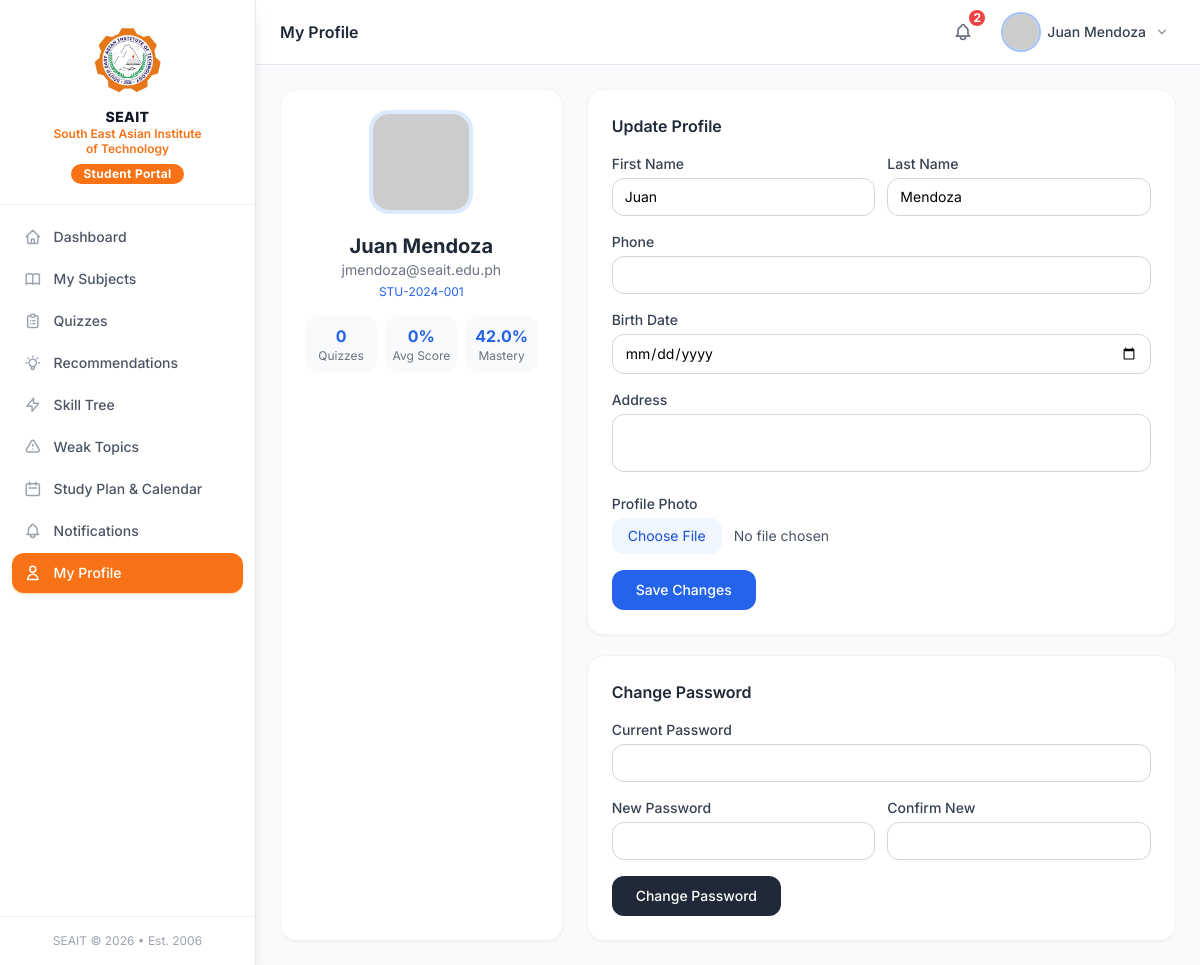
The app's page /modules/student/profile.php (signed in) with its own data.
### tables this page shows
CREATE TABLE students (
    id              INT UNSIGNED AUTO_INCREMENT PRIMARY KEY,
    user_id         INT UNSIGNED NOT NULL UNIQUE,
    department_id   INT UNSIGNED DEFAULT NULL,
    student_id      VARCHAR(30)  DEFAULT NULL UNIQUE,
    year_level      TINYINT UNSIGNED DEFAULT 1,
    section         VARCHAR(20)  DEFAULT NULL,
    birth_date      DATE         DEFAULT NULL,
    phone           VARCHAR(20)  DEFAULT NULL,
    address         TEXT         DEFAULT NULL,
    created_at      DATETIME     NOT NULL DEFAULT CURRENT_TIMESTAMP,
    updated_at      DATETIME     NOT NULL DEFAULT CURRENT_TIMESTAMP ON UPDATE CURRENT_TIMESTAMP,
    FOREIGN KEY (user_id)       REFERENCES users(id)       ON DELETE CASCADE,
    FOREIGN KEY (department_id) REFERENCES departments(id) ON DELETE SET NULL,
    INDEX idx_department (department_id),
    INDEX idx_year_level (year_level)
);

CREATE TABLE users (
    id          INT UNSIGNED AUTO_INCREMENT PRIMARY KEY,
    username    VARCHAR(50)  NOT NULL UNIQUE,
    email       VARCHAR(150) NOT NULL UNIQUE,
    password    VARCHAR(255) NOT NULL,
    role        ENUM('admin','teacher','student') NOT NULL DEFAULT 'student',
    first_name  VARCHAR(80)  NOT NULL,
    last_name   VARCHAR(80)  NOT NULL,
    avatar      VARCHAR(255) DEFAULT NULL,
    is_active   TINYINT(1)   NOT NULL DEFAULT 1,
    remember_token VARCHAR(100) DEFAULT NULL,
    last_login  DATETIME     DEFAULT NULL,
    created_at  DATETIME     NOT NULL DEFAULT CURRENT_TIMESTAMP,
    updated_at  DATETIME     NOT NULL DEFAULT CURRENT_TIMESTAMP ON UPDATE CURRENT_TIMESTAMP,
    INDEX idx_role       (role),
    INDEX idx_is_active  (is_active),
    INDEX idx_email      (email)
);

### core/Auth.php (called while the page is built, shortened)
<?php
class Auth
{
    public static function id(): ?int
    {
        return $_SESSION['user_id'] ?? null;
    }
}

### core/Database.php (called while the page is built, shortened)
<?php
class Database
{
    private static ?PDO $instance = null;
    public static function getInstance(): PDO
    {
        if (self::$instance === null) {
            $dsn = sprintf(
                'mysql:host=%s;port=%s;dbname=%s;charset=%s',
                DB_HOST, DB_PORT, DB_NAME, DB_CHARSET
            );
            $options = [
                PDO::ATTR_ERRMODE            => PDO::ERRMODE_EXCEPTION,
                PDO::ATTR_DEFAULT_FETCH_MODE => PDO::FETCH_ASSOC,
                PDO::ATTR_EMULATE_PREPARES   => false,
                PDO::MYSQL_ATTR_INIT_COMMAND => "SET NAMES utf8mb4 COLLATE utf8mb4_unicode_ci",
            ];
            try {
                self::$instance = new PDO($dsn, DB_USER, DB_PASS, $options);
            } catch (PDOException $e) {
                if (APP_DEBUG) {
                    die('Database connection failed: ' . $e->getMessage());
                }
                die('A database error occurred. Please try again later.');
            }
        }
        return self::$instance;
    }
    public static function query(string $sql, array $params = []): PDOStatement
    {
        $stmt = self::getInstance()->prepare($sql);
        $stmt->execute($params);
        return $stmt;
    }
    public static function fetchOne(string $sql, array $params = []): ?array
    {
        $row = self::query($sql, $params)->fetch();
        return $row ?: null;
    }
}

### core/Helpers.php (called while the page is built, shortened)
<?php
function e(mixed $value): string
{
    return htmlspecialchars((string) $value, ENT_QUOTES | ENT_HTML5, 'UTF-8');
}
function getStudentProfile(int $userId): ?array
{
    return Database::fetchOne(
        "SELECT s.*, u.first_name, u.last_name, u.email, u.avatar
         FROM students s JOIN users u ON u.id = s.user_id
         WHERE u.id = ? LIMIT 1",
        [$userId]
    );
}

### modules/student/profile.php (the view, shortened to what this page needs)
<?php
$student = getStudentProfile(Auth::id());
$sid     = (int)$student['id'];
$student = getStudentProfile(Auth::id());
$avatar  = $student['avatar'] ? fileUrl($student['avatar']) : 'https://ui-avatars.com/api/?name='.urlencode($student['first_name'].' '.$student['last_name']).'&background=e67e22&color=fff&size=160';
$quizCount  = Database::fetchOne("SELECT COUNT(*) c FROM quiz_attempts WHERE student_id=? AND status='completed'",[$sid])['c'];
$avgScore   = Database::fetchOne("SELECT ROUND(AVG(percentage),1) v FROM quiz_attempts WHERE student_id=? AND status='completed'",[$sid])['v'] ?? 0;
$masteryAvg = Database::fetchOne("SELECT ROUND(AVG(mastery_pct),1) v FROM student_competencies WHERE student_id=?",[$sid])['v'] ?? 0;
?>
<!DOCTYPE html>
<html lang="en">
<head><?php include __DIR__ . '/../../includes/components/head.php'; ?></head>
<body class="bg-gray-50 min-h-screen">
<?php include __DIR__ . '/../../includes/components/sidebar_student.php'; ?>
<div class="md:ml-64 flex flex-col min-h-screen">
<?php include __DIR__ . '/../../includes/components/topbar.php'; ?>
<main class="flex-1 p-4 md:p-6 fade-in">
<div class="grid grid-cols-1 lg:grid-cols-3 gap-6">
    <div class="bg-white rounded-2xl shadow-sm border border-gray-100 p-6 text-center">
        <div class="relative inline-block mb-4">
            <img src="<?= e($avatar) ?>" class="w-24 h-24 rounded-2xl mx-auto object-cover ring-4 ring-blue-100" alt="">
        </div>
        <h3 class="font-bold text-gray-800 text-xl"><?= e($student['first_name'].' '.$student['last_name']) ?></h3>
        <p class="text-sm text-gray-500"><?= e($student['email']) ?></p>
        <p class="text-xs text-blue-600 mt-1"><?= e($student['student_id'] ?? 'No student ID') ?></p>
        <div class="grid grid-cols-3 gap-2 mt-4">
            <?php foreach ([[$quizCount,'Quizzes'],[$avgScore.'%','Avg Score'],[$masteryAvg.'%','Mastery']] as [$v,$l]): ?>
            <div class="bg-gray-50 rounded-xl py-2">
                <p class="text-base font-bold text-blue-600"><?= $v ?></p>
                <p class="text-xs text-gray-500"><?= $l ?></p>
            </div>
            <?php endforeach; ?>
        </div>
    </div>
    <div class="lg:col-span-2 space-y-5">
        <div class="bg-white rounded-2xl shadow-sm border border-gray-100 p-6">
            <h3 class="font-semibold text-gray-800 mb-4">Update Profile</h3>
            <form method="POST" enctype="multipart/form-data" class="space-y-4">
                <div class="grid grid-cols-2 gap-3">
                    <div>
                        <label class="block text-sm font-medium text-gray-700 mb-1">First Name</label>
                        <input type="text" name="first_name" value="<?= e($student['first_name']) ?>" required
                               class="w-full px-3 py-2 rounded-xl border border-gray-300 text-sm focus:outline-none focus:ring-2 focus:ring-blue-500">
                    </div>
                    <div>
                        <label class="block text-sm font-medium text-gray-700 mb-1">Last Name</label>
                        <input type="text" name="last_name" value="<?= e($student['last_name']) ?>" required
                               class="w-full px-3 py-2 rounded-xl border border-gray-300 text-sm focus:outline-none focus:ring-2 focus:ring-blue-500">
                    </div>
                </div>
                <div>
                    <label class="block text-sm font-medium text-gray-700 mb-1">Phone</label>
                    <input type="text" name="phone" value="<?= e($student['phone'] ?? '') ?>"
                           class="w-full px-3 py-2 rounded-xl border border-gray-300 text-sm focus:outline-none focus:ring-2 focus:ring-blue-500">
                </div>
                <div>
                    <label class="block text-sm font-medium text-gray-700 mb-1">Birth Date</label>
                    <input type="date" name="birth_date" value="<?= e($student['birth_date'] ?? '') ?>"
                           class="w-full px-3 py-2 rounded-xl border border-gray-300 text-sm focus:outline-none focus:ring-2 focus:ring-blue-500">
                </div>
                <div>
                    <label class="block text-sm font-medium text-gray-700 mb-1">Address</label>
                    <textarea name="address" rows="2"
                              class="w-full px-3 py-2 rounded-xl border border-gray-300 text-sm focus:outline-none focus:ring-2 focus:ring-blue-500 resize-none"><?= e($student['address'] ?? '') ?></textarea>
                </div>
                <div>
                    <label class="block text-sm font-medium text-gray-700 mb-1">Profile Photo</label>
                    <input type="file" name="avatar" accept="image/*"
                           class="w-full text-sm text-gray-600 file:mr-3 file:py-2 file:px-4 file:rounded-xl file:border-0 file:bg-blue-50 file:text-blue-700 hover:file:bg-blue-100">
                </div>
                <button type="submit" class="px-6 py-2.5 bg-blue-600 text-white text-sm font-medium rounded-xl hover:bg-blue-700 transition">
                    Save Changes
                </button>
            </form>
        </div>
        <div class="bg-white rounded-2xl shadow-sm border border-gray-100 p-6">
            <h3 class="font-semibold text-gray-800 mb-4">Change Password</h3>
            <form method="POST" class="space-y-4">
                <div>
                    <label class="block text-sm font-medium text-gray-700 mb-1">Current Password</label>
                    <input type="password" name="current_password" required
                           class="w-full px-3 py-2 rounded-xl border border-gray-300 text-sm focus:outline-none focus:ring-2 focus:ring-blue-500">
                </div>
                <div class="grid grid-cols-2 gap-3">
                    <div>
                        <label class="block text-sm font-medium text-gray-700 mb-1">New Password</label>
                        <input type="password" name="new_password" required minlength="8"
                               class="w-full px-3 py-2 rounded-xl border border-gray-300 text-sm focus:outline-none focus:ring-2 focus:ring-blue-500">
                    </div>
                    <div>
                        <label class="block text-sm font-medium text-gray-700 mb-1">Confirm New</label>
                        <input type="password" name="confirm_password" required
                               class="w-full px-3 py-2 rounded-xl border border-gray-300 text-sm focus:outline-none focus:ring-2 focus:ring-blue-500">
                    </div>
                </div>
                <button type="submit" class="px-6 py-2.5 bg-gray-800 text-white text-sm font-medium rounded-xl hover:bg-gray-900 transition">
                    Change Password
                </button>
            </form>
        </div>
    </div>
</div>
</main>
</div>
</body>
</html>

### includes/components/head.php (style rules this page uses)
body { font-family: 'Inter', system-ui, sans-serif; }
.fade-in { animation: fadeIn .25s ease-in-out; }

### records on screen
students: user.last_name "Juan Mendoza", user.email "jmendoza@seait.edu.ph", student "STU-2024-001", first_name "Juan", last_name "Mendoza"

### other values on screen
$item['label'] "Dashboard"
$item['label'] "My Subjects"
$item['label'] "Quizzes"
$item['label'] "Recommendations"
$item['label'] "Skill Tree"
$item['label'] "Weak Topics"
$item['label'] "Study Plan & Calendar"
$item['label'] "Notifications"
$item['label'] "My Profile"
$pageTitle "My Profile"
$notifCount "2"
$userName "Juan Mendoza"
$v "0"
$l "Quizzes"
$v "0%"
